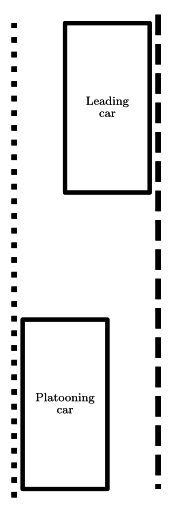

Source code (Python):
import matplotlib
import schemdraw.elements as elm
import numpy as np
import schemdraw
from schemdraw import flow


import os

matplotlib.use('Agg')

matplotlib.rcParams['font.serif'] = 'Palatino Linotype'
matplotlib.rcParams['font.family'] = 'serif'
matplotlib.rcParams['text.usetex'] = True

file = (os.path.basename(__file__)).replace(".py", "")
filepath = os.path.dirname(__file__) + '/'

with schemdraw.Drawing(file=(filepath + file + ".pdf")) as d:
    d.config(fontsize=10, unit=0.5)

    # main boxes
    d += (ESP := flow.Box(xy=(0, 0), w=2, h=4, label="Platooning\ncar")).anchor(anchor='center').linewidth(3)
    d += (ToF := flow.Box(xy=(1, 7), w=2, h=4, label="Leading\ncar")).anchor(anchor="center").linewidth(3)

    # subboxes

    #lines and arrows
    d += flow.Line().linewidth(4).linestyle(':').at(ESP.SW-0.2).toy(ToF.N)
    d += flow.Line().linewidth(4).linestyle('--').at(ToF.NE+0.2).toy(ESP.S)
    # d += flow.Line().linestyle(':').at(ESP.N).to(ToF.S,dx=-2,dy=-0.2)
    # d += flow.Line().linestyle(':').tox(ToF.S). label('a', loc='bottom', ofst=(0.5, 0))
    # d += flow.Line().linestyle(':').at(ESP.N).to(ToF.S, dy=-0.2). label('c',loc='bottom')
    # d += flow.Line().linestyle('-').at(ESP.N).toy(ToF.S-0.2).label('b', loc='bottom', ofst=(.3, -.1))

    # d += flow.Arc2(k=-.15,arrow ='-') \
    #     .at(ESP.N, dx=np.cos(70/180*np.pi), dy=np.sin(70/180*np.pi)) \
    #     .to(ESP.N, dy=1) \
    #     .color('Red'). label('A')
    # d += flow.Arc2(k=-.35,arrow ='-') \
    #     .at(ESP.N, dx=np.cos(70/180*np.pi)*0.75, dy=np.sin(70/180*np.pi)*0.75) \
    #     .to(ESP.N, dx=np.cos(110/180*np.pi)*0.75, dy=np.sin(110/180*np.pi)*0.75) \
    #     .color('blue').label('B', loc='bottom', ofst=(0.4,-0.2))
